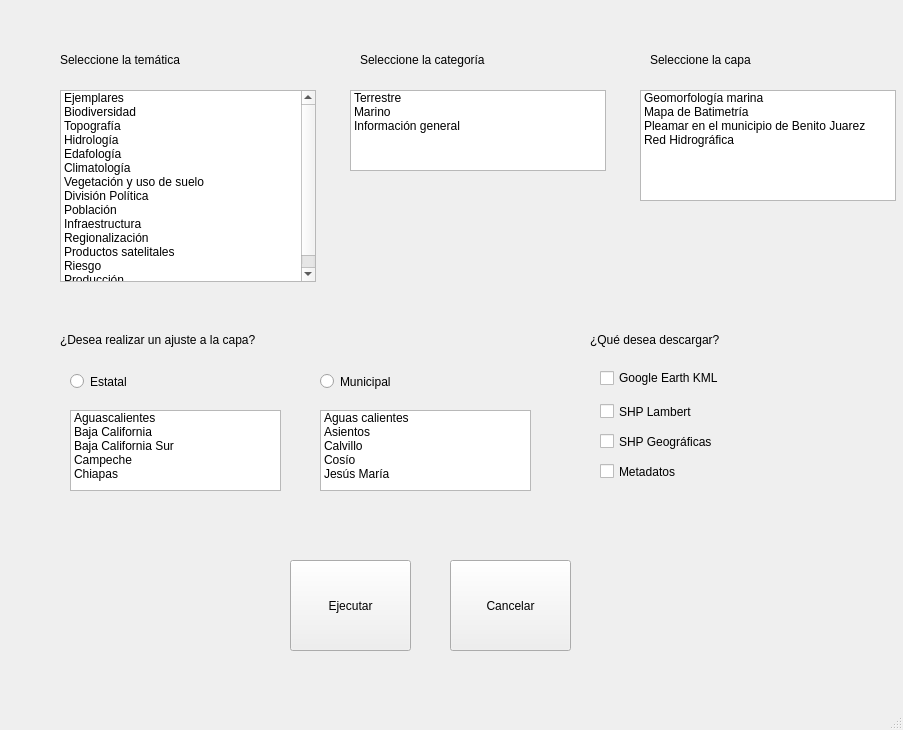
<?xml version="1.0" encoding="UTF-8"?>
<ui version="4.0">
 <class>GestorCONABIO</class>
 <widget class="QMainWindow" name="GestorCONABIO">
  <property name="geometry">
   <rect>
    <x>0</x>
    <y>0</y>
    <width>903</width>
    <height>730</height>
   </rect>
  </property>
  <property name="windowTitle">
   <string>Gestor CONABIO</string>
  </property>
  <widget class="QWidget" name="centralwidget">
   <widget class="QListWidget" name="listWidget">
    <property name="geometry">
     <rect>
      <x>60</x>
      <y>90</y>
      <width>256</width>
      <height>192</height>
     </rect>
    </property>
    <item>
     <property name="text">
      <string>Ejemplares</string>
     </property>
    </item>
    <item>
     <property name="text">
      <string>Biodiversidad</string>
     </property>
    </item>
    <item>
     <property name="text">
      <string>Topografía</string>
     </property>
    </item>
    <item>
     <property name="text">
      <string>Hidrología</string>
     </property>
    </item>
    <item>
     <property name="text">
      <string>Edafología</string>
     </property>
    </item>
    <item>
     <property name="text">
      <string>Climatología</string>
     </property>
    </item>
    <item>
     <property name="text">
      <string>Vegetación y uso de suelo</string>
     </property>
    </item>
    <item>
     <property name="text">
      <string>División Política</string>
     </property>
    </item>
    <item>
     <property name="text">
      <string>Población</string>
     </property>
    </item>
    <item>
     <property name="text">
      <string>Infraestructura</string>
     </property>
    </item>
    <item>
     <property name="text">
      <string>Regionalización</string>
     </property>
    </item>
    <item>
     <property name="text">
      <string>Productos satelitales</string>
     </property>
    </item>
    <item>
     <property name="text">
      <string>Riesgo</string>
     </property>
    </item>
    <item>
     <property name="text">
      <string>Producción</string>
     </property>
    </item>
   </widget>
   <widget class="QLabel" name="label">
    <property name="geometry">
     <rect>
      <x>60</x>
      <y>50</y>
      <width>161</width>
      <height>19</height>
     </rect>
    </property>
    <property name="text">
     <string>Seleccione la temática</string>
    </property>
   </widget>
   <widget class="QLabel" name="label_2">
    <property name="geometry">
     <rect>
      <x>360</x>
      <y>50</y>
      <width>161</width>
      <height>19</height>
     </rect>
    </property>
    <property name="text">
     <string>Seleccione la categoría</string>
    </property>
   </widget>
   <widget class="QListWidget" name="listWidget_2">
    <property name="geometry">
     <rect>
      <x>350</x>
      <y>90</y>
      <width>256</width>
      <height>81</height>
     </rect>
    </property>
    <item>
     <property name="text">
      <string>Terrestre</string>
     </property>
    </item>
    <item>
     <property name="text">
      <string>Marino</string>
     </property>
    </item>
    <item>
     <property name="text">
      <string>Información general</string>
     </property>
    </item>
   </widget>
   <widget class="QListWidget" name="listWidget_3">
    <property name="geometry">
     <rect>
      <x>640</x>
      <y>90</y>
      <width>256</width>
      <height>111</height>
     </rect>
    </property>
    <item>
     <property name="text">
      <string>Geomorfología marina</string>
     </property>
    </item>
    <item>
     <property name="text">
      <string>Mapa de Batimetría</string>
     </property>
    </item>
    <item>
     <property name="text">
      <string>Pleamar en el municipio de Benito Juarez</string>
     </property>
    </item>
    <item>
     <property name="text">
      <string>Red Hidrográfica</string>
     </property>
    </item>
   </widget>
   <widget class="QLabel" name="label_3">
    <property name="geometry">
     <rect>
      <x>650</x>
      <y>50</y>
      <width>161</width>
      <height>19</height>
     </rect>
    </property>
    <property name="text">
     <string>Seleccione la capa</string>
    </property>
   </widget>
   <widget class="QLabel" name="label_4">
    <property name="geometry">
     <rect>
      <x>60</x>
      <y>330</y>
      <width>331</width>
      <height>19</height>
     </rect>
    </property>
    <property name="text">
     <string>¿Desea realizar un ajuste a la capa?</string>
    </property>
   </widget>
   <widget class="QRadioButton" name="radioButton">
    <property name="geometry">
     <rect>
      <x>70</x>
      <y>370</y>
      <width>110</width>
      <height>23</height>
     </rect>
    </property>
    <property name="text">
     <string>Estatal</string>
    </property>
   </widget>
   <widget class="QRadioButton" name="radioButton_2">
    <property name="geometry">
     <rect>
      <x>320</x>
      <y>370</y>
      <width>110</width>
      <height>23</height>
     </rect>
    </property>
    <property name="text">
     <string>Municipal</string>
    </property>
   </widget>
   <widget class="QListWidget" name="listWidget_4">
    <property name="geometry">
     <rect>
      <x>70</x>
      <y>410</y>
      <width>211</width>
      <height>81</height>
     </rect>
    </property>
    <item>
     <property name="text">
      <string>Aguascalientes</string>
     </property>
    </item>
    <item>
     <property name="text">
      <string>Baja California</string>
     </property>
    </item>
    <item>
     <property name="text">
      <string>Baja California Sur</string>
     </property>
    </item>
    <item>
     <property name="text">
      <string>Campeche</string>
     </property>
    </item>
    <item>
     <property name="text">
      <string>Chiapas</string>
     </property>
    </item>
   </widget>
   <widget class="QListWidget" name="listWidget_5">
    <property name="geometry">
     <rect>
      <x>320</x>
      <y>410</y>
      <width>211</width>
      <height>81</height>
     </rect>
    </property>
    <item>
     <property name="text">
      <string>Aguas calientes</string>
     </property>
    </item>
    <item>
     <property name="text">
      <string>Asientos</string>
     </property>
    </item>
    <item>
     <property name="text">
      <string>Calvillo</string>
     </property>
    </item>
    <item>
     <property name="text">
      <string>Cosío</string>
     </property>
    </item>
    <item>
     <property name="text">
      <string>Jesús María</string>
     </property>
    </item>
   </widget>
   <widget class="QLabel" name="label_5">
    <property name="geometry">
     <rect>
      <x>590</x>
      <y>330</y>
      <width>191</width>
      <height>19</height>
     </rect>
    </property>
    <property name="text">
     <string>¿Qué desea descargar?</string>
    </property>
   </widget>
   <widget class="QCheckBox" name="checkBox">
    <property name="geometry">
     <rect>
      <x>600</x>
      <y>370</y>
      <width>181</width>
      <height>16</height>
     </rect>
    </property>
    <property name="text">
     <string>Google Earth KML</string>
    </property>
   </widget>
   <widget class="QCheckBox" name="checkBox_2">
    <property name="geometry">
     <rect>
      <x>600</x>
      <y>400</y>
      <width>161</width>
      <height>23</height>
     </rect>
    </property>
    <property name="text">
     <string>SHP Lambert</string>
    </property>
   </widget>
   <widget class="QCheckBox" name="checkBox_3">
    <property name="geometry">
     <rect>
      <x>600</x>
      <y>430</y>
      <width>161</width>
      <height>23</height>
     </rect>
    </property>
    <property name="text">
     <string>SHP Geográficas</string>
    </property>
   </widget>
   <widget class="QCheckBox" name="checkBox_4">
    <property name="geometry">
     <rect>
      <x>600</x>
      <y>460</y>
      <width>161</width>
      <height>23</height>
     </rect>
    </property>
    <property name="text">
     <string>Metadatos</string>
    </property>
   </widget>
   <widget class="QPushButton" name="pushButton">
    <property name="geometry">
     <rect>
      <x>290</x>
      <y>560</y>
      <width>121</width>
      <height>91</height>
     </rect>
    </property>
    <property name="text">
     <string>Ejecutar</string>
    </property>
   </widget>
   <widget class="QPushButton" name="pushButton_2">
    <property name="geometry">
     <rect>
      <x>450</x>
      <y>560</y>
      <width>121</width>
      <height>91</height>
     </rect>
    </property>
    <property name="text">
     <string>Cancelar</string>
    </property>
   </widget>
  </widget>
  <widget class="QMenuBar" name="menubar">
   <property name="geometry">
    <rect>
     <x>0</x>
     <y>0</y>
     <width>903</width>
     <height>26</height>
    </rect>
   </property>
  </widget>
  <widget class="QStatusBar" name="statusbar"/>
 </widget>
 <resources/>
 <connections/>
</ui>
